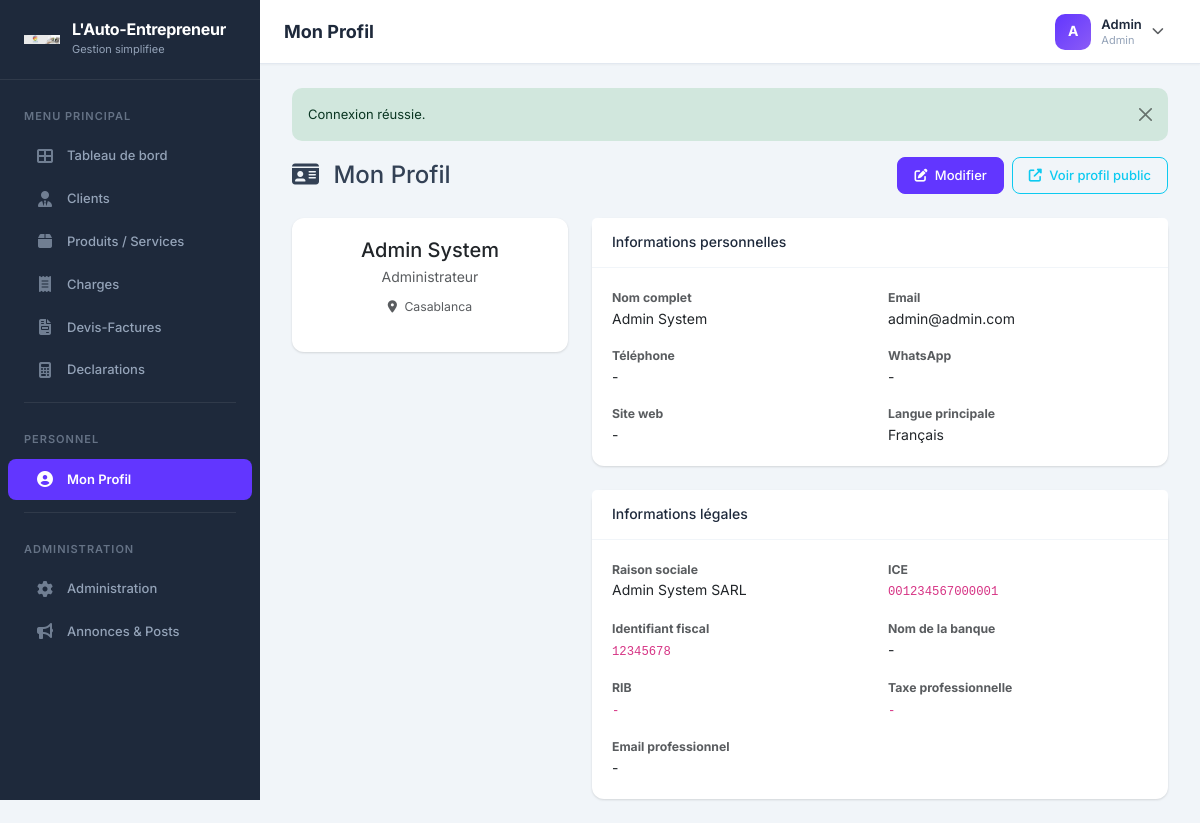
Screenshot of /?page=profil (signed in) with the database file from the repository.
### tables this page shows
CREATE TABLE users (
    id INT AUTO_INCREMENT PRIMARY KEY,
    role ENUM('admin', 'user') DEFAULT 'user',
    nom_complet VARCHAR(100) NOT NULL,
    nom_affichage VARCHAR(100) NOT NULL,
    titre_pro VARCHAR(100),
    titre_pro_ar VARCHAR(100),
    ville VARCHAR(100),
    langue_principale VARCHAR(50) DEFAULT 'Français',
    bio TEXT,
    bio_ar TEXT,
    whatsapp VARCHAR(20),
    telephone VARCHAR(20),
    email VARCHAR(150) UNIQUE NOT NULL,
    password VARCHAR(255) NOT NULL,
    site_web VARCHAR(255),
    reseaux_sociaux JSON,
    mots_cles VARCHAR(255),
    raison_sociale VARCHAR(150),
    email_pro VARCHAR(150),
    ice VARCHAR(20),
    identifiant_fiscal VARCHAR(20),
    cnie VARCHAR(20),
    nom_banque VARCHAR(150),
    rib VARCHAR(50),
    taxe_professionnelle VARCHAR(20),
    prefixe_devis VARCHAR(10) DEFAULT 'DEV',
    prefixe_facture VARCHAR(10) DEFAULT 'FAC',
    prefixe_livraison VARCHAR(10) DEFAULT 'BL',
    signature_url VARCHAR(255),
    signature_taille INT DEFAULT 100,
    logo_pdf_url VARCHAR(255),
    created_at TIMESTAMP DEFAULT CURRENT_TIMESTAMP,
    updated_at TIMESTAMP DEFAULT CURRENT_TIMESTAMP ON UPDATE CURRENT_TIMESTAMP
);

### index.php (called while the page is built, shortened)
<?php
require_once __DIR__ . '/config/database.php';
require_once __DIR__ . '/src/Helper.php';
require_once __DIR__ . '/src/Auth.php';
require_once __DIR__ . '/src/User.php';
$page = $_GET['page'] ?? 'dashboard';
$routes = [
    'dashboard'     => 'pages/dashboard.php',
    'clients'       => 'pages/clients/index.php',
    'clients/view'  => 'pages/clients/view.php',
    'clients/create'=> 'pages/clients/create.php',
    'clients/edit'  => 'pages/clients/edit.php',
    'clients/delete'=> 'pages/clients/delete.php',
    'produits'       => 'pages/produits/index.php',
    'produits/create'=> 'pages/produits/create.php',
    'produits/edit'  => 'pages/produits/edit.php',
    'produits/delete'=> 'pages/produits/delete.php',
    'charges'        => 'pages/charges/index.php',
    'charges/create' => 'pages/charges/create.php',
    'charges/edit'   => 'pages/charges/edit.php',
    'charges/delete' => 'pages/charges/delete.php',
    'documents'       => 'pages/documents/index.php',
    'documents/create'=> 'pages/documents/create.php',
    'documents/edit'  => 'pages/documents/edit.php',
    'documents/view'  => 'pages/documents/view.php',
    'documents/pdf'   => 'pages/documents/pdf.php',
    'documents/delete'=> 'pages/documents/delete.php',
    'declarations'       => 'pages/declarations/index.php',
    'declarations/create'=> 'pages/declarations/create.php',
    'declarations/edit'  => 'pages/declarations/edit.php',
    'declarations/delete'=> 'pages/declarations/delete.php',
    'profil'        => 'pages/profil/index.php',
    'profil/edit'   => 'pages/profil/edit.php',
    'admin'         => 'pages/admin/dashboard.php',
    'admin/annonces'=> 'pages/admin/annonces.php',
    'annonces/view' => 'pages/annonces/view.php',
];
$routeFile = $routes[$page] ?? $routes['dashboard'];
require __DIR__ . '/' . $routeFile;

### config/database.php (called while the page is built, shortened)
<?php
class Database {
    private static ?PDO $instance = null;
    public static function getInstance(): PDO {
        if (self::$instance === null) {
            $dsn = sprintf(
                'mysql:host=%s;dbname=%s;charset=%s',
                self::DB_HOST, self::DB_NAME, self::DB_CHARSET
            );
            self::$instance = new PDO($dsn, self::DB_USER, self::DB_PASS, [
                PDO::ATTR_ERRMODE            => PDO::ERRMODE_EXCEPTION,
                PDO::ATTR_DEFAULT_FETCH_MODE => PDO::FETCH_ASSOC,
                PDO::ATTR_EMULATE_PREPARES   => false,
            ]);
        }
        return self::$instance;
    }
}

### src/Auth.php (called while the page is built, shortened)
<?php
class Auth {
    public static function userId(): int {
        return (int) ($_SESSION['user_id'] ?? 0);
    }
}

### src/User.php (called while the page is built, shortened)
<?php
class User {
    private PDO $db;
    public function __construct() {
        $this->db = Database::getInstance();
    }
    public function getById(int $id): ?array {
        $stmt = $this->db->prepare('SELECT * FROM users WHERE id = ?');
        $stmt->execute([$id]);
        return $stmt->fetch() ?: null;
    }
}

### pages/profil/index.php (the view, shortened to what this page needs)
<?php
require_once __DIR__ . '/../../includes/header.php';
$userModel = new User();
$user = $userModel->getById(Auth::userId());
?>
<div class="d-flex justify-content-between align-items-center mb-4">
    <h4 class="mb-0"><i class="fas fa-id-card me-2"></i> Mon Profil</h4>
    <div class="d-flex gap-2">
        <a href="<?= APP_URL ?>/?page=profil/edit" class="btn btn-primary">
            <i class="fas fa-edit me-1"></i> Modifier
        </a>
        <?php if ($user['id']): ?>
        <a href="<?= APP_URL ?>/pages/profil/public.php?id=<?= $user['id'] ?>" class="btn btn-outline-info" target="_blank">
            <i class="fas fa-external-link-alt me-1"></i> Voir profil public
        </a>
        <?php endif; ?>
    </div>
</div>
<div class="row g-4">
    <div class="col-md-4">
        <div class="card">
            <div class="card-body text-center">
                <h5 class="mb-1"><?= Helper::sanitize($user['nom_complet']) ?></h5>
                <p class="text-muted mb-2"><?= Helper::sanitize($user['titre_pro'] ?? 'Auto-Entrepreneur') ?></p>
                <p class="text-muted small">
                    <i class="fas fa-map-marker-alt me-1"></i> <?= Helper::sanitize($user['ville'] ?? 'Non défini') ?>
                </p>
            </div>
        </div>
    </div>
    <div class="col-md-8">
        <div class="card mb-4">
            <div class="card-header bg-white"><h6 class="mb-0">Informations personnelles</h6></div>
            <div class="card-body">
                <div class="row g-3">
                    <div class="col-md-6">
                        <strong class="text-muted d-block small">Nom complet</strong>
                        <?= Helper::sanitize($user['nom_complet']) ?>
                    </div>
                    <div class="col-md-6">
                        <strong class="text-muted d-block small">Email</strong>
                        <?= Helper::sanitize($user['email']) ?>
                    </div>
                    <div class="col-md-6">
                        <strong class="text-muted d-block small">Téléphone</strong>
                        <?= Helper::sanitize($user['telephone'] ?? '-') ?>
                    </div>
                    <div class="col-md-6">
                        <strong class="text-muted d-block small">WhatsApp</strong>
                        <?= Helper::sanitize($user['whatsapp'] ?? '-') ?>
                    </div>
                    <div class="col-md-6">
                        <strong class="text-muted d-block small">Site web</strong>
                        <?= Helper::sanitize($user['site_web'] ?? '-') ?>
                    </div>
                    <div class="col-md-6">
                        <strong class="text-muted d-block small">Langue principale</strong>
                        <?= Helper::sanitize($user['langue_principale'] ?? '-') ?>
                    </div>
                </div>
            </div>
        </div>
        <div class="card">
            <div class="card-header bg-white"><h6 class="mb-0">Informations légales</h6></div>
            <div class="card-body">
                <div class="row g-3">
                    <div class="col-md-6">
                        <strong class="text-muted d-block small">Raison sociale</strong>
                        <?= Helper::sanitize($user['raison_sociale'] ?? '-') ?>
                    </div>
                    <div class="col-md-6">
                        <strong class="text-muted d-block small">ICE</strong>
                        <code><?= Helper::sanitize($user['ice'] ?? '-') ?></code>
                    </div>
                    <div class="col-md-6">
                        <strong class="text-muted d-block small">Identifiant fiscal</strong>
                        <code><?= Helper::sanitize($user['identifiant_fiscal'] ?? '-') ?></code>
                    </div>
                    <div class="col-md-6">
                        <strong class="text-muted d-block small">Nom de la banque</strong>
                        <?= Helper::sanitize($user['nom_banque'] ?? '-') ?>
                    </div>
                    <div class="col-md-6">
                        <strong class="text-muted d-block small">RIB</strong>
                        <code><?= Helper::sanitize($user['rib'] ?? '-') ?></code>
                    </div>
                    <div class="col-md-6">
                        <strong class="text-muted d-block small">Taxe professionnelle</strong>
                        <code><?= Helper::sanitize($user['taxe_professionnelle'] ?? '-') ?></code>
                    </div>
                    <div class="col-md-6">
                        <strong class="text-muted d-block small">Email professionnel</strong>
                        <?= Helper::sanitize($user['email_pro'] ?? '-') ?>
                    </div>
                </div>
            </div>
        </div>
    </div>
</div>
<?php require_once __DIR__ . '/../../includes/footer.php'; ?>

### includes/header.php (shortened to what this page needs)
<?php
$userModel = new User();
$currentUser = $userModel->getById(Auth::userId());
$currentPage = $_GET['page'] ?? 'dashboard';
$pageTitles = [
    'dashboard' => 'Tableau de bord',
    'clients' => 'Clients',
    'clients/create' => 'Nouveau client',
    'clients/edit' => 'Modifier client',
    'produits' => 'Produits / Services',
    'produits/create' => 'Nouveau produit',
    'produits/edit' => 'Modifier produit',
    'charges' => 'Charges',
    'charges/create' => 'Nouvelle charge',
    'charges/edit' => 'Modifier charge',
    'documents' => 'Devis-Factures',
    'documents/create' => 'Nouveau document',
    'documents/view' => 'Document',
    'documents/edit' => 'Modifier document',
    'declarations' => 'Declarations',
    'declarations/create' => 'Simulateur de declaration',
    'declarations/edit' => 'Modifier declaration',
    'profil' => 'Mon Profil',
    'profil/edit' => 'Modifier profil',
    'admin' => 'Administration',
    'admin/annonces' => 'Annonces & Posts',
];
?>
<!DOCTYPE html>
<html lang="fr">
<head>
    <link href="https://cdn.jsdelivr.net/npm/bootstrap@5.3.3/dist/css/bootstrap.min.css" rel="stylesheet">
    <link href="https://cdnjs.cloudflare.com/ajax/libs/font-awesome/6.5.1/css/all.min.css" rel="stylesheet">
    <link href="<?= APP_URL ?>/assets/css/custom.css" rel="stylesheet">
</head>
<body>
<div class="d-flex" id="wrapper">
    <?php include __DIR__ . '/sidebar.php'; ?>
    <div id="page-content-wrapper">
        <nav class="top-navbar">
            <div class="navbar-brand-section">
                <h4><?= $pageTitles[$currentPage] ?? 'Page' ?></h4>
            </div>
            <div class="navbar-actions">
                <div class="dropdown">
                    <div class="user-dropdown" data-bs-toggle="dropdown">
                        <div class="user-avatar">
                            <?= strtoupper(substr($currentUser['nom_affichage'] ?? 'U', 0, 1)) ?>
                        </div>
                        <div class="user-info d-none d-md-block">
                            <div class="user-name"><?= Helper::sanitize($currentUser['nom_affichage'] ?? '') ?></div>
                            <div class="user-role"><?= ucfirst($currentUser['role'] ?? 'user') ?></div>
                        </div>
                        <i class="fas fa-chevron-down text-muted small"></i>
                    </div>
                </div>
            </div>
        </nav>
        <div class="container-fluid">

### rows the page displays
users: nom_affichage "A", nom_affichage "Admin", role "Admin", nom_complet "Admin System", titre_pro "Administrateur", ville "Casablanca", email "admin@admin.com", telephone "-", whatsapp "-", site_web "-", langue_principale "Français", raison_sociale "Admin System SARL", ice "001234567000001", identifiant_fiscal "12345678", nom_banque "-", rib "-", taxe_professionnelle "-", email_pro "-"

### other values shown
$pageTitles[$currentPage] "Mon Profil"
self::sanitize($success) "Connexion réussie."
